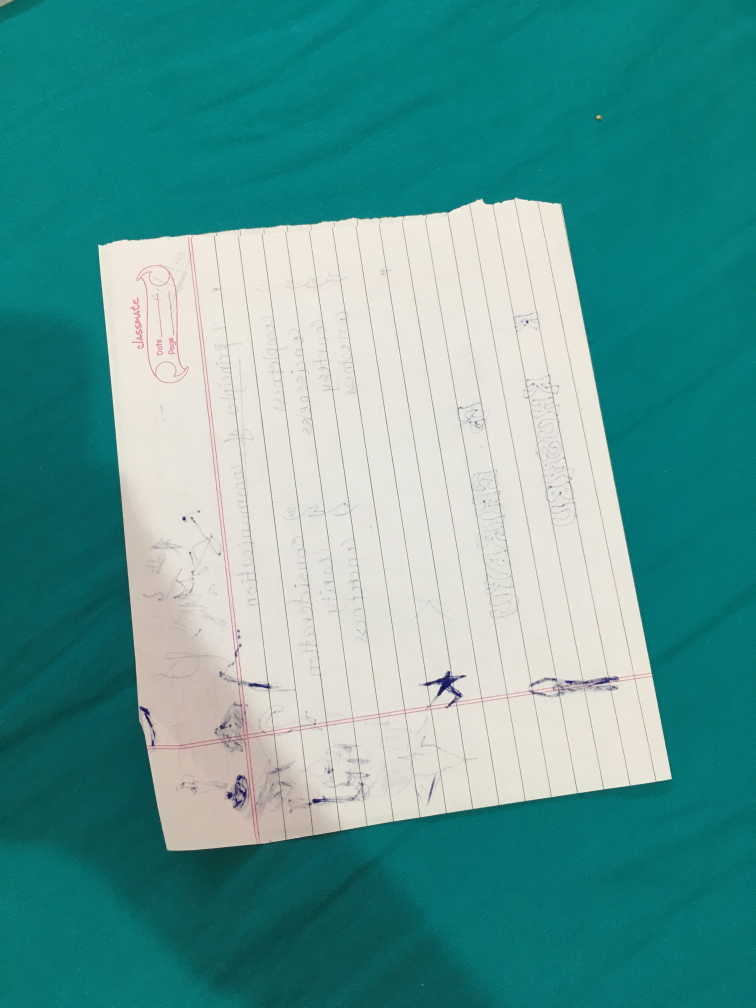
#> input picture IP/Learning/OCR_GUI_Tkinter/IMG_2628.JPG, 3024 x 4032 px (shown at 1/4 size); its folder holds only this picture in this run
$ python -i Backend_v2.py   (imports and definitions only)
#> lines starting #> are read from the running program, lines starting #| are printed output that depends on the picture; after the words box and inside, x2 and y2 are one past the last pixel; in counts of white or black regions, pixels touching at a corner belong together
#> further down, picture is the input picture: shape (4032, 3024, 3); mean B, G, R 150.4, 154.2, 91.2
import cv2
import numpy as np


import pytesseract
from pytesseract import Output

counter = 0


final_coor = []

img = np.zeros((), np.uint8)

scanned = np.zeros((), np.uint8)

flag = 0

# [112 lines left out: functions Get_Image, blur_function, ocr_function, mouse, warp_function, scan, not called in this run]


def save_img():
    print("Image is Saved")
    cv2.imwrite('Scanned.jpg',scanned)

def auto_crop(image):

    img = image

    aspect_ratio = img.shape[1]/img.shape[0]

    height = int(1500/aspect_ratio)

    # print()

    new_img = cv2.resize(img, (1500, height))

    print(aspect_ratio)
#| 0.75

    # pre processing

    blur = cv2.GaussianBlur(new_img,(5,5),0)

    gray  = cv2.cvtColor(new_img, cv2.COLOR_BGR2GRAY)
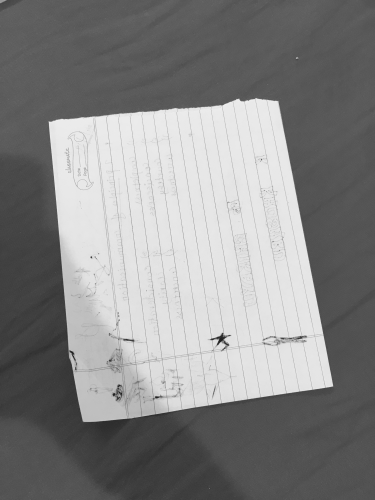
#> gray: shape (2000, 1500) (shown at 1/4 size); min 16, max 249, mean 134.8

    th4 = cv2.adaptiveThreshold(gray,255,cv2.ADAPTIVE_THRESH_GAUSSIAN_C,cv2.THRESH_BINARY,101,3)
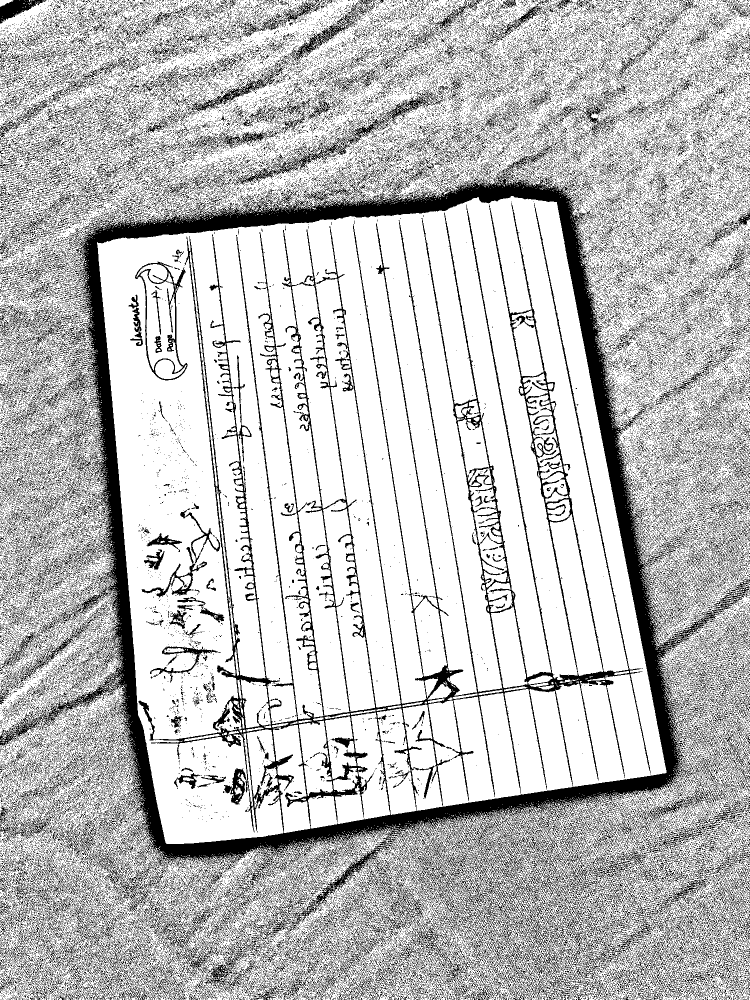
#> th4: shape (2000, 1500) (shown at 1/2 size); 74.7% white; 80144 black regions (76679 under 20 px), largest, box (x1, y1, x2, y2) and area: (0, 283, 1500, 1862) 255968, (466, 177, 876, 371) 5444, (270, 523, 375, 761) 3097

    closing = cv2.morphologyEx(th4,cv2.MORPH_CLOSE,np.ones((11,11)),iterations= 1)
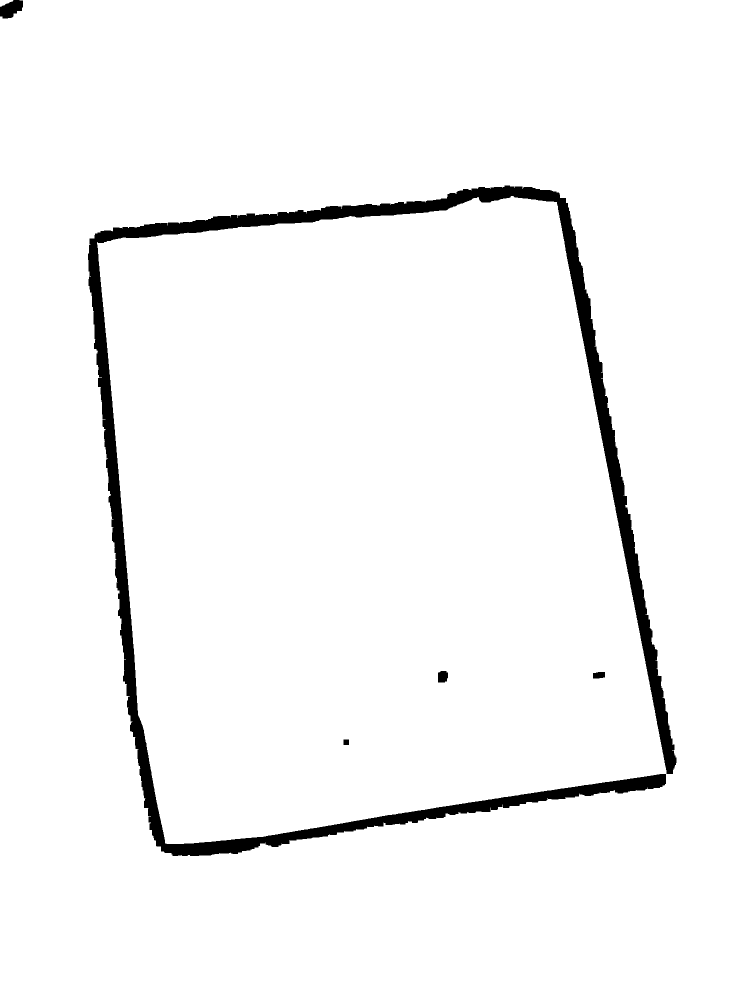
#> closing: shape (2000, 1500) (shown at 1/2 size); 96.7% white; 5 black regions, box (x1, y1, x2, y2) and area: (176, 371, 1353, 1712) 98341, (0, 0, 46, 37) 1183, (876, 1342, 896, 1365) 413, (1186, 1344, 1210, 1357) 281, (687, 1479, 698, 1490) 121

    canny = cv2.Canny(closing,0,200,3)
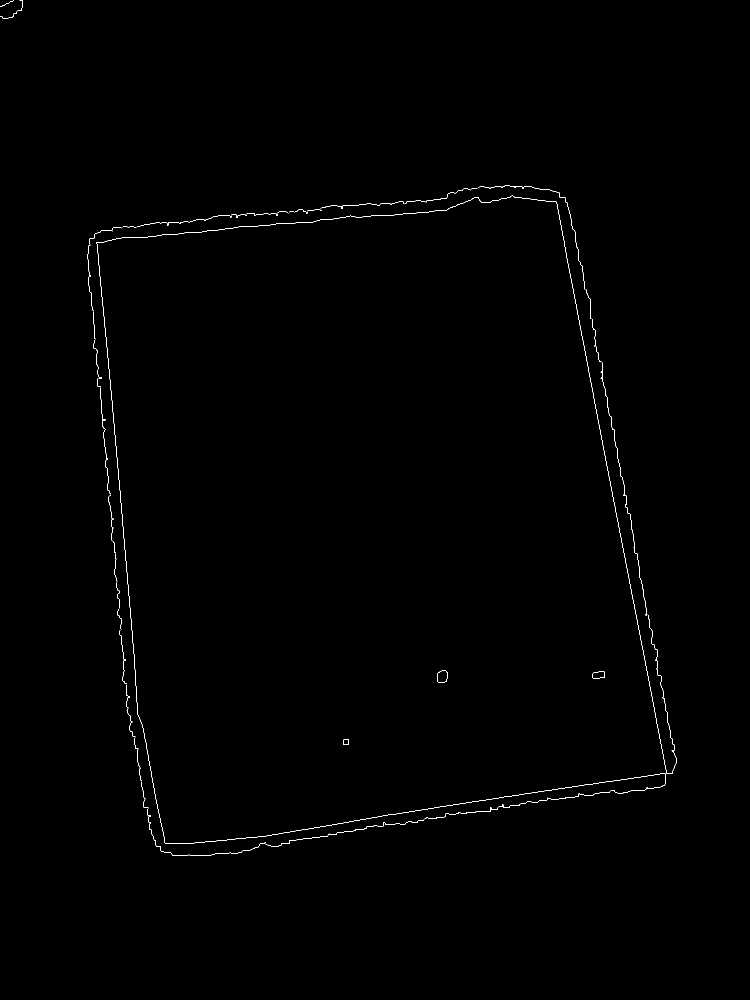
#> canny: shape (2000, 1500) (shown at 1/2 size); 0.31% white in thin lines or dots, all inside (x1, y1, x2, y2) = (0, 0, 1353, 1712)

    # Finding area of image
    img_area = new_img.shape[0]*new_img.shape[1]

    contours,_ = cv2.findContours(canny,cv2.RETR_TREE,cv2.CHAIN_APPROX_SIMPLE)
#> contours = 69 contours, 62 with area under 20; largest, box (x1, y1, x2, y2) and area: (875, 1341, 896, 1365) 412, (875, 1341, 896, 1365) 409, (1185, 1343, 1210, 1357) 278, (1185, 1343, 1210, 1357) 278, (686, 1478, 698, 1490) 118, (686, 1478, 698, 1490) 118, (193, 391, 1353, 1688) 40

    # To prevent from detecting the whole page as ROI
    for x in contours:
        if cv2.contourArea(x) > 0.9*img_area:
            contours.remove(x)
#> this loop made 69 passes
#> x on passes 44, 50: [[493, 430], [493, 431]], [[642, 420], [642, 421]]

    areas = [cv2.contourArea(c) for c in contours]
#> areas = 69 values, max 411.5 at index 15, min 0 at index 9, mean 26.55
    max_index = np.argmax(areas)
#> max_index = 15
    max=contours[max_index]
#> max = contour of 21 points, box (x1, y1, x2, y2) (875, 1341, 896, 1365), area 412

    # approximating polygon
    perimeter = cv2.arcLength(max,True)
#> perimeter = 78.38
    ROI = cv2.approxPolyDP(max,0.02*perimeter,True)
#> ROI = [[891, 1341], [883, 1341], [875, 1346], [876, 1364], [893, 1362], [895, 1345]]


    if len(ROI)==4:
        reshaped = ROI.reshape(4,2)

        summation = [(x+y) for x,y in reshaped]
        difference = [(x-y) for x,y in reshaped]

        br_index = np.argmax(summation)
        tl_index = np.argmin(summation)
        tr_index = np.argmax(difference)
        bl_index = np.argmin(difference)

        tl = reshaped[tl_index]
        tr = reshaped[tr_index]
        bl = reshaped[bl_index]
        br = reshaped[br_index]

        # Warping
        pts1 = np.float32([tl,tr,bl,br])
        pts2 = np.float32([[0, 0], [500, 0], [0, 600], [500, 600]])

        matrix = cv2.getPerspectiveTransform(pts1,pts2)
        warped = cv2.warpPerspective(new_img, matrix, (500,600))

        cv2.imshow("image",warped)
        scan(warped)


    cv2.drawContours(new_img,[ROI],-1,(0,255,0),3)
#> new_img: shape (2000, 1500, 3); mean B, G, R 150.2, 154.1, 91.1

    print(len(ROI))
#| 6

    # cv2.imshow('img',new_img)


>>> import cv2
>>> picture = cv2.imread('IMG_2628.JPG')
>>> result = auto_crop(picture)

$ run again, on IP/Learning/OCR_GUI_Tkinter/IMG_3879.jpg
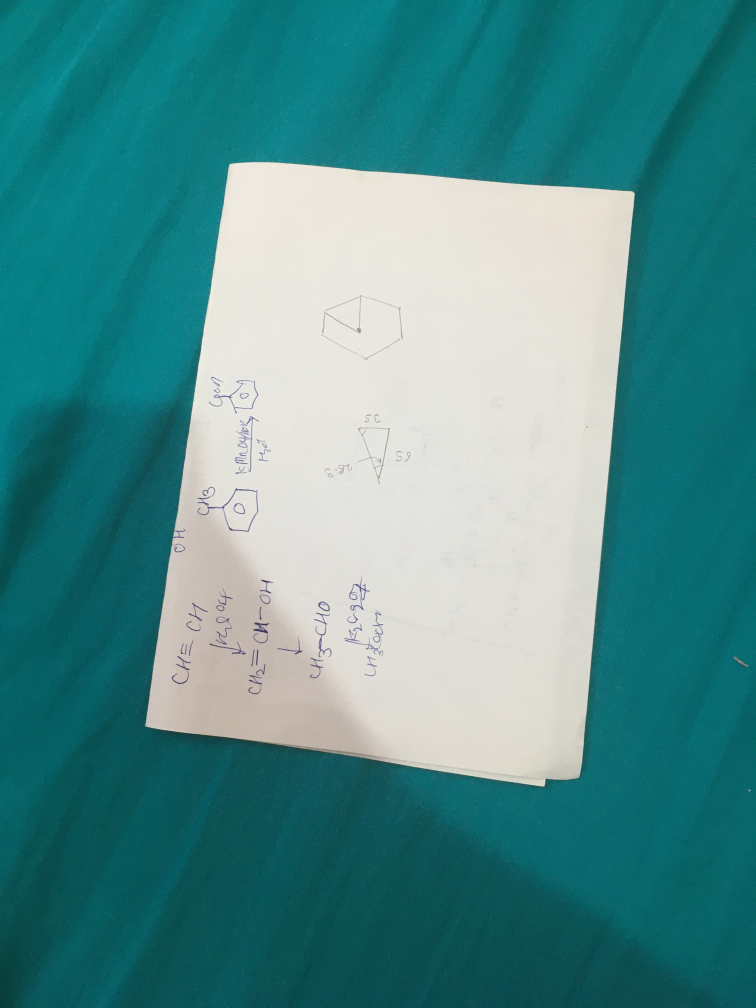
#> input picture IP/Learning/OCR_GUI_Tkinter/IMG_3879.jpg, 3024 x 4032 px (shown at 1/4 size)
#> picture is the input picture: shape (4032, 3024, 3); mean B, G, R 141.6, 141.2, 79.5
#| 0.75
#> in auto_crop, `th4 = cv2.adaptiveThreshold(gray,255,cv2.ADAPTIVE_THRESH_GAUSSIAN_C,cv..`:
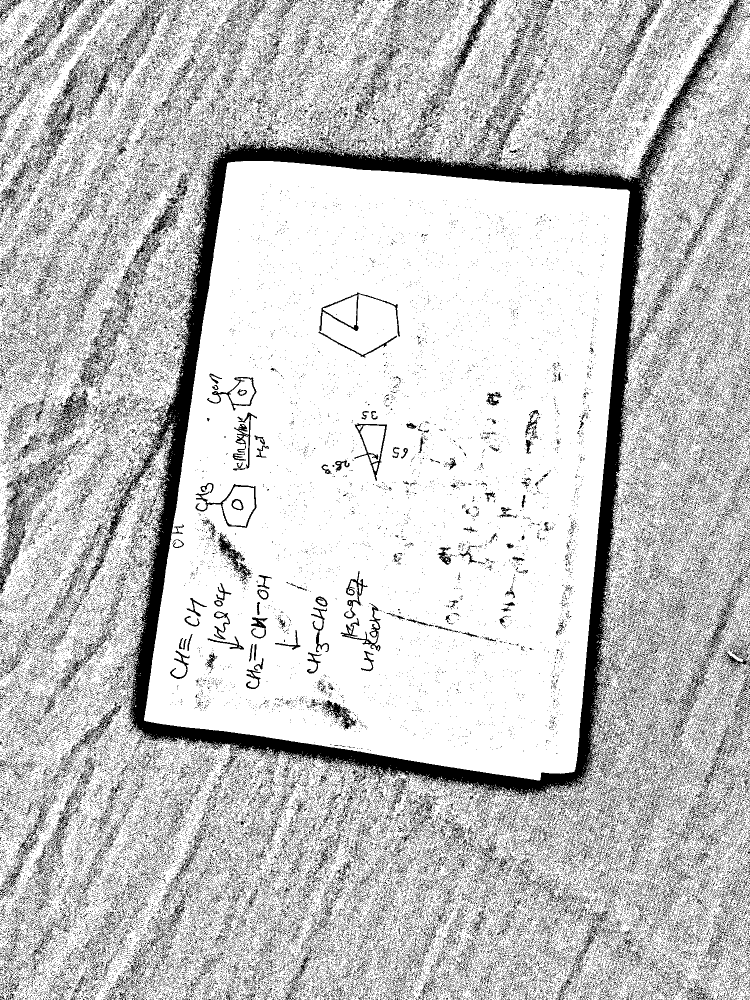
#> th4: shape (2000, 1500) (shown at 1/2 size); 78.1% white; 108626 black regions (105631 under 20 px), largest, box (x1, y1, x2, y2) and area: (167, 0, 1488, 1612) 144200, (0, 900, 127, 1187) 4980, (84, 116, 181, 306) 2968
#> closing: shape (2000, 1500); 96.8% white; 1 black region, box (x1, y1, x2, y2) and area: (267, 295, 1284, 1581) 95547
#> canny: shape (2000, 1500); 0.28% white in thin lines or dots, all inside (x1, y1, x2, y2) = (266, 294, 1284, 1581)
#> contours = 55 contours, 53 with area under 20; largest, box (x1, y1, x2, y2) and area: (287, 321, 1260, 1561) 974333, (287, 321, 1260, 1561) 974331
#> the loop in auto_crop, `for x in contours:` made 55 passes
#> x on passes 14, 17, 31, 37: [[325, 1065], [326, 1065]], [[341, 953], [342, 953]], [[392, 596], [393, 596]], [[1266, 363], [1266, 364]]
#> areas = 55 values, max 974333 at index 45, min 0 at index 6, mean 35431.8
#> max_index = 45
#> max = contour of 940 points, box (x1, y1, x2, y2) (287, 321, 1260, 1561), area 974333
#> perimeter = 4149.5
#> ROI = [[456, 324], [288, 1441], [1149, 1543], [1259, 382]]
#> reshaped has the same summary as ROI
#> summation = [780, 1729, 2692, 1641]
#> difference = [132, -1153, -394, 877]
#> br_index = 2
#> tl_index = 0
#> tr_index = 3
#> bl_index = 1
#> tl = [456, 324]
#> tr = [1259, 382]
#> bl = [288, 1441]
#> br = [1149, 1543]
#> pts1 = [[456, 324], [1259, 382], [288, 1441], [1149, 1543]]
#> matrix = [[0.663, 0.0997, -334.5], [-0.0431, 0.596, -173.5], [3.68e-05, 7.73e-05, 1]]
#> in auto_crop, `cv2.drawContours(new_img,[ROI],-1,(0,255,0),3)`:
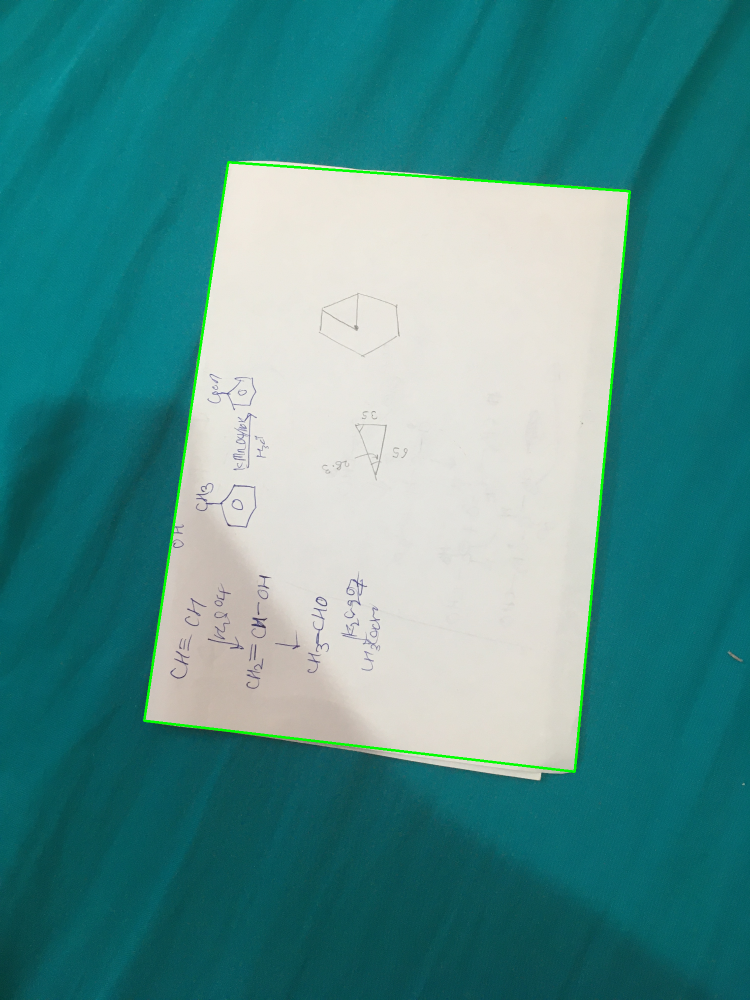
#> new_img: shape (2000, 1500, 3) (shown at 1/2 size); mean B, G, R 140.3, 141.5, 78.1
#| 4

$ run again, on IP/Learning/OCR_GUI_Tkinter/IMG_5912.JPG
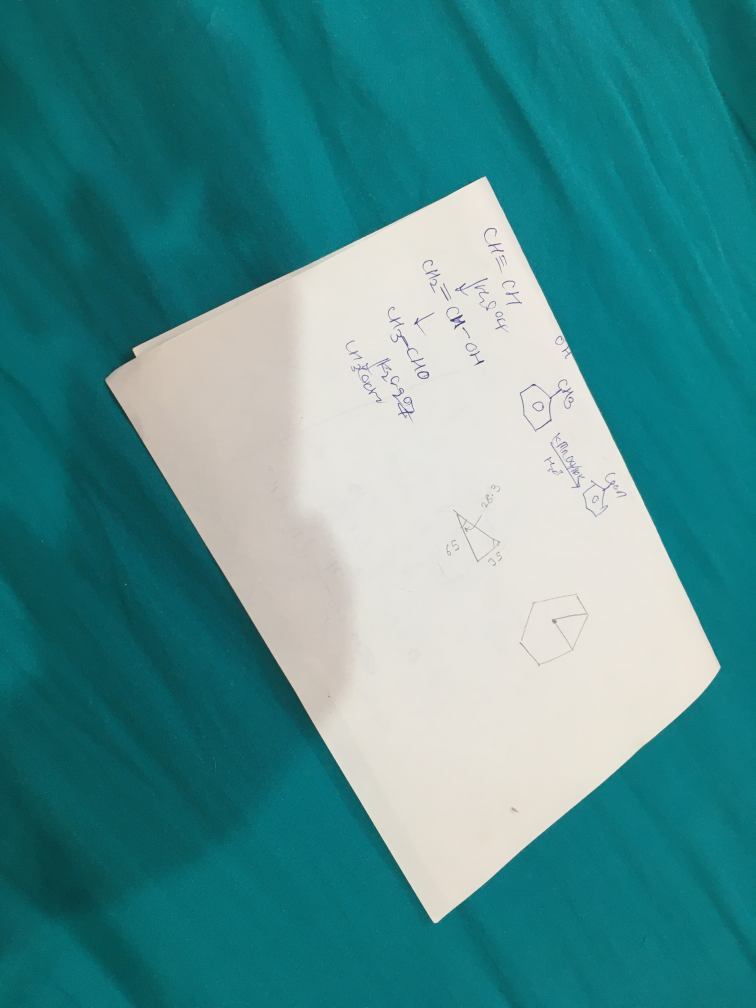
#> input picture IP/Learning/OCR_GUI_Tkinter/IMG_5912.JPG, 3024 x 4032 px (shown at 1/4 size)
#> picture is the input picture: shape (4032, 3024, 3); mean B, G, R 143.9, 142.7, 78
#| 0.75
#> in auto_crop, `th4 = cv2.adaptiveThreshold(gray,255,cv2.ADAPTIVE_THRESH_GAUSSIAN_C,cv..`:
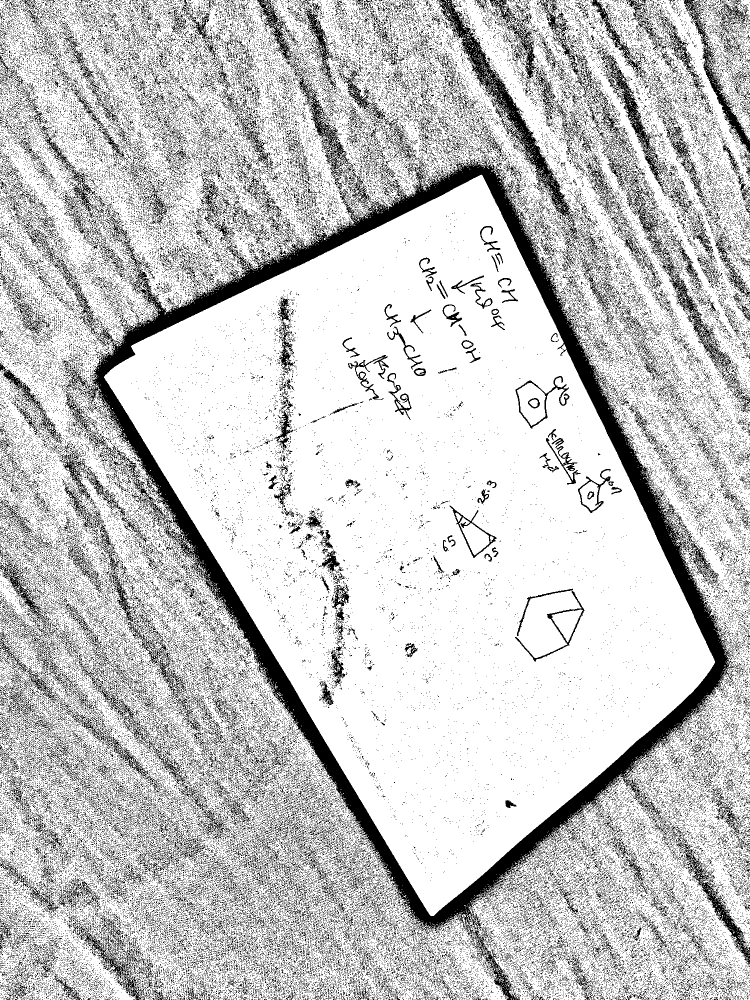
#> th4: shape (2000, 1500) (shown at 1/2 size); 78.1% white; 96838 black regions (94270 under 20 px), largest, box (x1, y1, x2, y2) and area: (127, 318, 1470, 2000) 140332, (872, 0, 1160, 478) 12733, (1194, 92, 1335, 388) 4623
#> closing: shape (2000, 1500); 96.7% white; 4 black regions, box (x1, y1, x2, y2) and area: (195, 333, 1451, 1847) 99679, (1074, 315, 1088, 329) 195, (1014, 202, 1026, 215) 156, (1464, 241, 1475, 252) 121
#> canny: shape (2000, 1500); 0.29% white in thin lines or dots, all inside (x1, y1, x2, y2) = (194, 201, 1475, 1847)
#> contours = 29 contours, 20 with area under 20; largest, box (x1, y1, x2, y2) and area: (207, 349, 1430, 1832) 955730, (207, 349, 1430, 1832) 955015, (1073, 314, 1088, 329) 191, (1073, 314, 1088, 329) 190, (1013, 201, 1026, 215) 153
#> the loop in auto_crop, `for x in contours:` made 29 passes
#> x on passes 12, 16, 20: [[581, 518], [581, 519]], [[871, 374], [871, 375]], [[926, 343], [926, 344]]
#> areas = 29 values, max 955730 at index 17, min 0 at index 11, mean 65923.5
#> max_index = 17
#> max = contour of 2572 points, box (x1, y1, x2, y2) (207, 349, 1430, 1832), area 955730
#> perimeter = 4245.9
#> ROI = [[964, 349], [207, 754], [860, 1831], [1429, 1326]]
#> reshaped has the same summary as ROI
#> summation = [1313, 961, 2691, 2755]
#> difference = [615, -547, -971, 103]
#> br_index = 3
#> tl_index = 1
#> tr_index = 0
#> bl_index = 2
#> tl = [207, 754]
#> tr = [964, 349]
#> bl = [860, 1831]
#> br = [1429, 1326]
#> pts1 = [[207, 754], [964, 349], [860, 1831], [1429, 1326]]
#> matrix = [[0.399, -0.242, 99.73], [0.183, 0.342, -295.4], [-0.000206, -5.93e-06, 1]]
#> in auto_crop, `cv2.drawContours(new_img,[ROI],-1,(0,255,0),3)`:
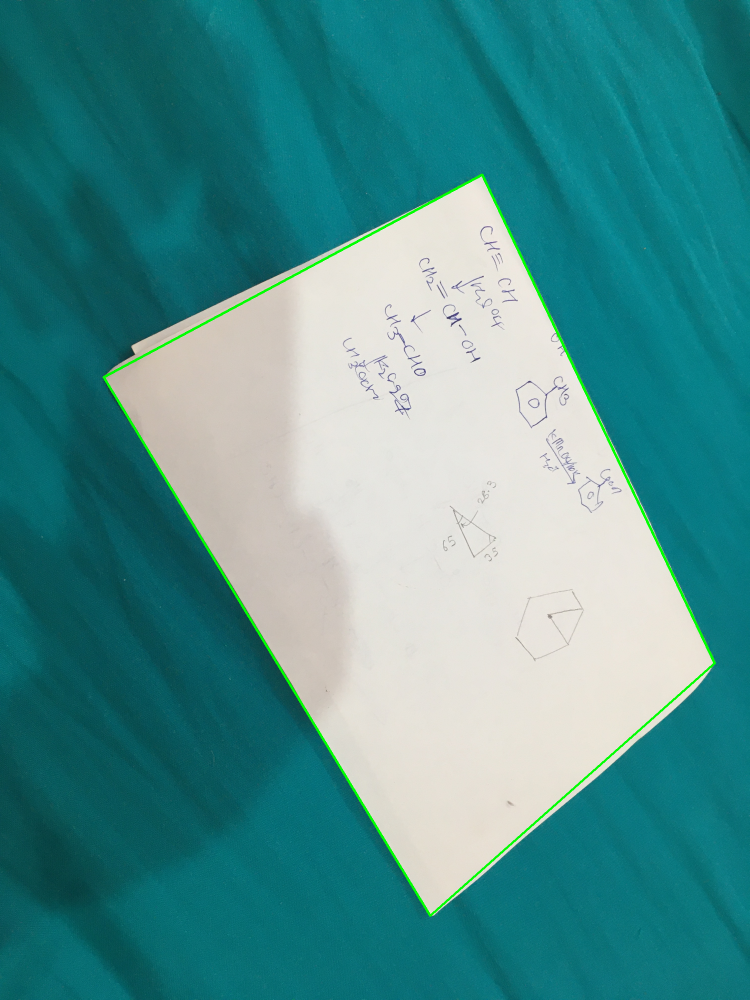
#> new_img: shape (2000, 1500, 3) (shown at 1/2 size); mean B, G, R 142.7, 143.1, 76.8
#| 4
